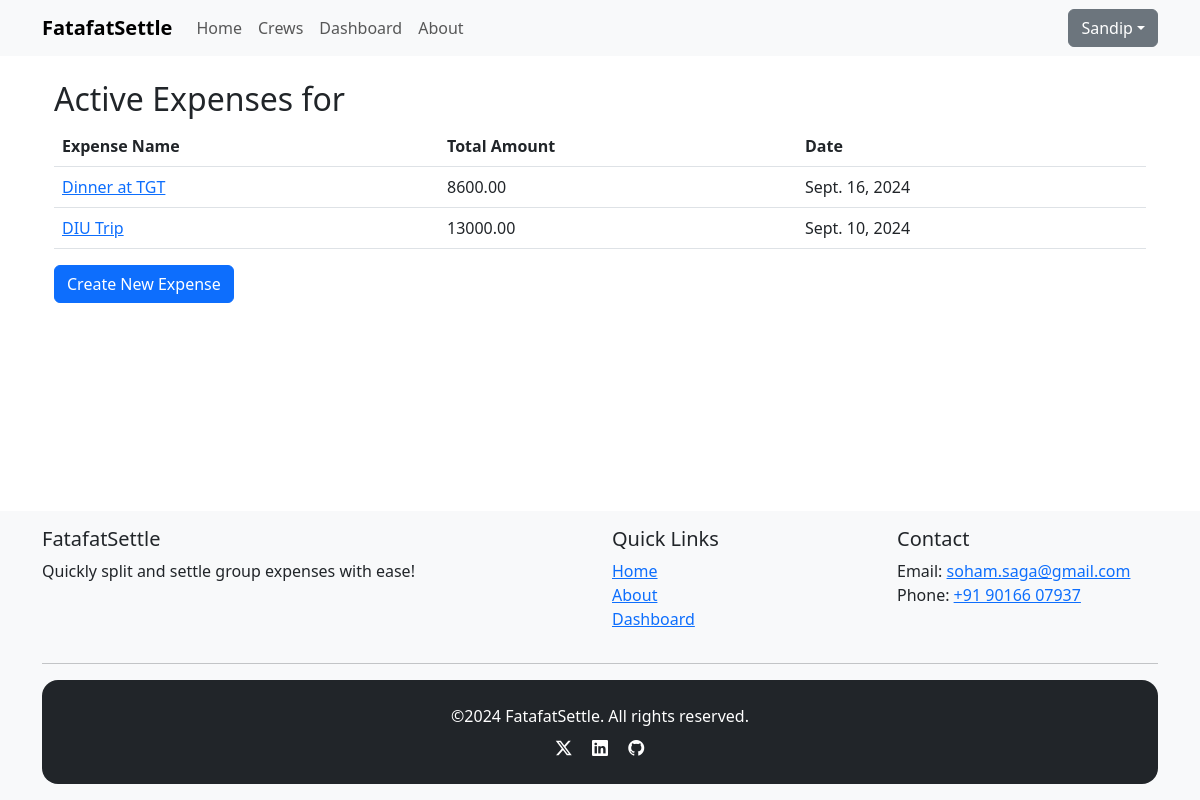
Page /7/expenses/ (signed in) on the committed database.
### apps/accounts/models.py (models this page shows, shortened)
class CustomUser(AbstractBaseUser, PermissionsMixin):
    email = models.EmailField(unique=True)
    name = models.CharField(max_length=255)
    is_active = models.BooleanField(default=True)
    is_staff = models.BooleanField(default=False)
    date_joined = models.DateTimeField(default=timezone.now)
    coins = models.PositiveIntegerField(default=0)
    objects = CustomUserManager()
    USERNAME_FIELD = 'email'
    REQUIRED_FIELDS = ['name']

### apps/core/models.py (models this page shows, shortened)
class Expense(models.Model):
    CATEGORY_CHOICES = [
        ('general', 'General'),
        ('food', 'Food'),
        ('transport', 'Transport'),
        ('accommodation', 'Accommodation'),
        ('other', 'Other')
    ]
    name = models.CharField(max_length=200, default='')
    category = models.CharField(max_length=100, choices=CATEGORY_CHOICES, default='general')
    crew = models.ForeignKey(Crew, on_delete=models.CASCADE, related_name='expenses')
    description = models.CharField(max_length=255)
    total_amount = models.DecimalField(max_digits=10, decimal_places=2, validators=[MinValueValidator(0.01)])
    date = models.DateField()
    created_at = models.DateTimeField(auto_now_add=True)
    updated_at = models.DateTimeField(auto_now=True)
    is_active = models.BooleanField(default=True)

### apps/core/views.py (the view)
# urls.py: path('<int:crew_id>/expenses/', views.ExpenseListView.as_view(), name='crew_expenses'),
class ExpenseListView(LoginRequiredMixin, ListView):
    model = Expense
    template_name = 'core/expense_list.html'
    context_object_name = 'expenses'
    def get_queryset(self):
        crew_id = self.kwargs['crew_id']
        return Expense.objects.filter(crew_id=crew_id)

### apps/core/templates/core/expense_list.html
{% extends 'base.html' %}
{% block content %}
  <div class="container">
    <h2>Active Expenses for {{ crew.name }}</h2>
    <table class="table">
      <thead>
        <tr>
          <th>Expense Name</th>
          <th>Total Amount</th>
          <th>Date</th>
        </tr>
      </thead>
      <tbody>
        {% for expense in object_list %}
          <tr>
            <td>
              <a href="{% url 'core:expense_detail' expense.id %}">
                {{ expense.name }}
              </a>
            </td>
            <td>{{ expense.total_amount }}</td>
            <td>{{ expense.date }}</td>
          </tr>
        {% empty %}
          <tr>
            <td colspan="3">No active expenses found.</td>
          </tr>
        {% endfor %}
      </tbody>
    </table>
    <button onclick="window.location.href+='new'" class="btn btn-primary">Create New Expense</button>
  </div>
{% endblock %}

### templates/navbar.html (shortened to what this page needs)
<nav class="navbar navbar-expand-lg navbar-light bg-light">
  <div class="container">
    <a class="navbar-brand fw-bold" href="{% url 'core:home' %}">FatafatSettle</a>
    <div class="collapse navbar-collapse" id="navbarNav">
      <ul class="navbar-nav me-auto">
        <li class="nav-item">
          <a class="nav-link" href="{% url 'core:home' %}">Home</a>
        </li>
        {% if user.is_authenticated %}
          <li class="nav-item">
            <a class="nav-link" href="{% url 'core:list_crew' %}">Crews</a>
          </li>
          <li class="nav-item">
            <a class="nav-link" href="{% url 'core:dashboard' %}">Dashboard</a>
          </li>
        {% endif %}
        <li class="nav-item">
          <a class="nav-link" href="{% url 'core:about' %}">About</a>
        </li>
      </ul>
      <ul class="navbar-nav">
        {% if user.is_authenticated %}
          <div class="dropdown">
            <button class="btn btn-secondary dropdown-toggle" type="button" data-bs-toggle="dropdown" aria-expanded="false">{{ user.name }}</button>
          </div>
        {% endif %}
      </ul>
    </div>
  </div>
</nav>

### static/css/custom.css (style rules this page uses)
body { display: flex; flex-direction: column; min-height: 100vh; }

### rows in the picture
CustomUser: name "Sandip"
Expense: name "Dinner at TGT", total_amount "8600.00", date "Sept. 16, 2024"
Expense: name "DIU Trip", total_amount "13000.00", date "Sept. 10, 2024"
